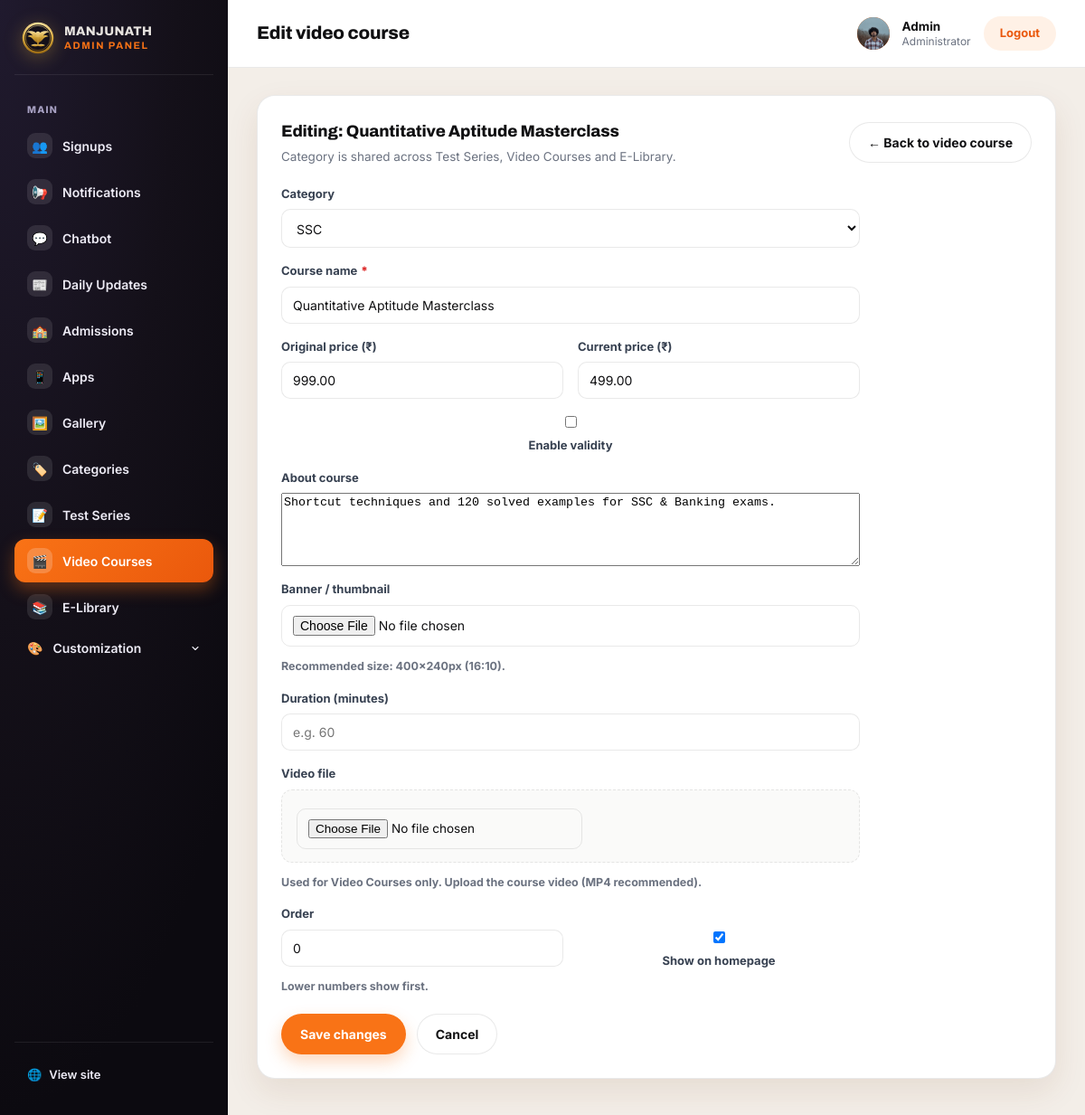
Page /panel/courses/video_course/6/edit/ (signed in) on the earlier database version.
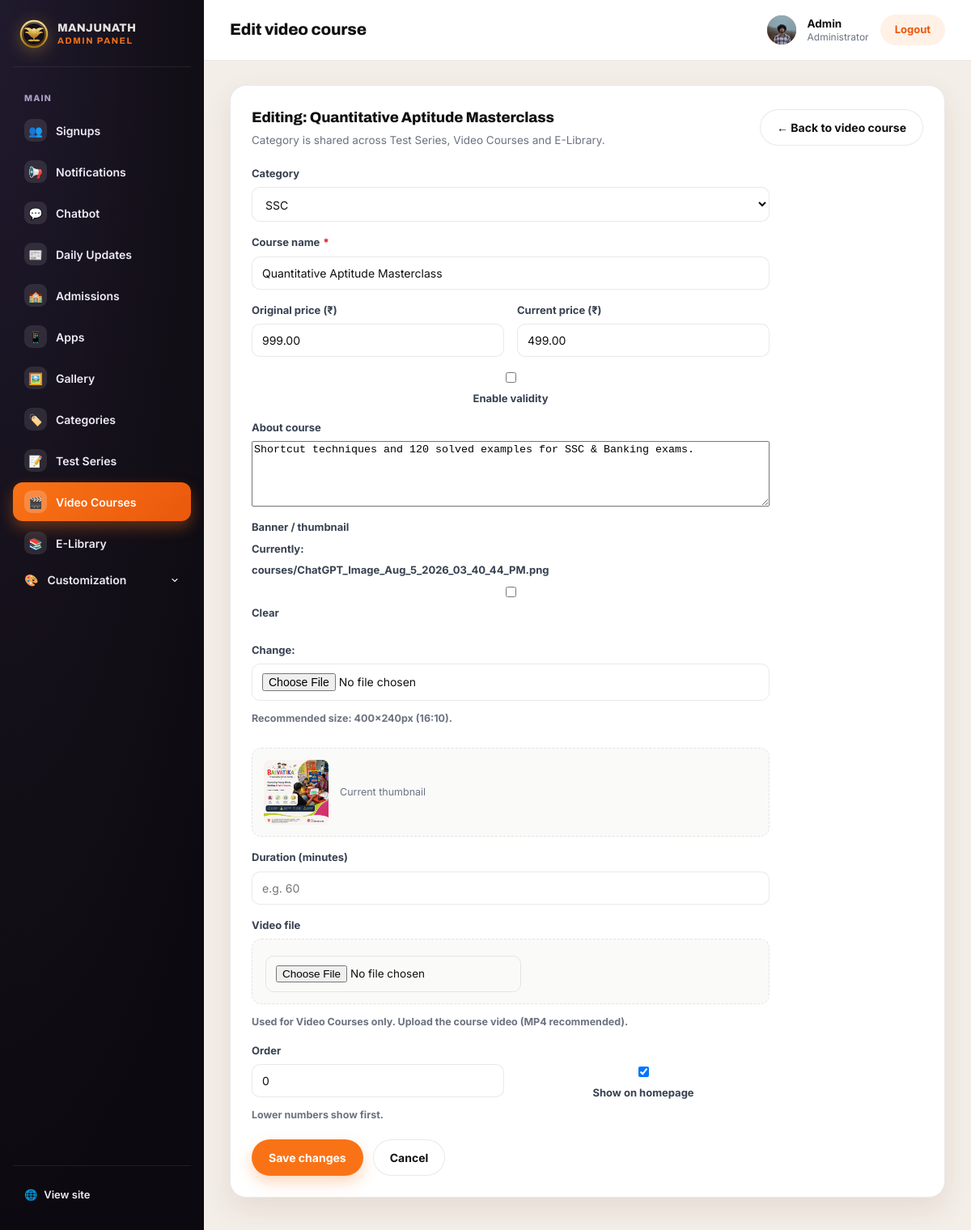
Same page on the later database version.
### myapp/models.py (models this page shows, shortened)
class Course(models.Model):
    TEST_SERIES = 'test_series'
    VIDEO_COURSE = 'video_course'
    ELIBRARY = 'elibrary'
    TYPE_CHOICES = [
        (TEST_SERIES, 'Test Series'),
        (VIDEO_COURSE, 'Video Course'),
        (ELIBRARY, 'E-Library'),
    ]
    TEST_TYPE_CHOICES = [
        ('mock_test', 'Mock Test'),
        ('practice_test', 'Practice Test'),
        ('sectional_test', 'Sectional Test'),
        ('sample_papers', 'Sample Papers'),
        ('previous_year_paper', 'Previous Year Paper'),
    ]
    VALIDITY_DAYS = 'days'
    VALIDITY_MONTHS = 'months'
    VALIDITY_UNIT_CHOICES = [
        (VALIDITY_DAYS, 'Days'),
        (VALIDITY_MONTHS, 'Months'),
    ]
    course_type = models.CharField(max_length=20, choices=TYPE_CHOICES)
    category = models.ForeignKey(Category, on_delete=models.SET_NULL, null=True, blank=True, related_name='courses')
    name = models.CharField(max_length=200, verbose_name='Course name')
    test_type = models.CharField(max_length=20, choices=TEST_TYPE_CHOICES, blank=True, help_text='Used for Test Series only — e.g. Mock Test, Practice Test.')
    original_price = models.DecimalField(max_digits=8, decimal_places=2, default=0)
    current_price = models.DecimalField(max_digits=8, decimal_places=2, default=0)
    enable_validity = models.BooleanField(default=False, help_text='Turn on if access to this course expires after a validity period')
    validity_value = models.PositiveIntegerField(null=True, blank=True, help_text='Length of access, e.g. 6')
    validity_unit = models.CharField(max_length=10, choices=VALIDITY_UNIT_CHOICES, default=VALIDITY_MONTHS, blank=True)
    about = models.TextField(blank=True, verbose_name='About course')
    thumbnail = models.ImageField(upload_to='courses/', blank=True, null=True, help_text='Recommended size: 400×240px (16:10).')
    pdf_file = models.FileField(upload_to='elibrary_pdfs/', blank=True, null=True, help_text='Used for E-Library only. Upload the book/notes as a PDF.')
    video_file = models.FileField(upload_to='course_videos/', blank=True, null=True, help_text='Used for Video Courses only. Upload the course video (MP4 recommended).')
    duration_minutes = models.PositiveIntegerField(null=True, blank=True, help_text='Video length in minutes (Video Course) or time limit in minutes (Test Series).')
    author = models.CharField(max_length=150, blank=True, help_text='Used for E-Library only.')
    pages = models.PositiveIntegerField(null=True, blank=True, help_text='Used for E-Library only — number of pages.')
    order = models.PositiveIntegerField(default=0)
    is_active = models.BooleanField(default=True)
    created_at = models.DateTimeField(auto_now_add=True)
    class Meta:
        ordering = ['order', '-created_at']

### myapp/views.py (the view)
# urls.py: path('panel/courses/<str:course_type>/<int:pk>/edit/', views.panel_course_edit, name='panel_course_edit'),
@login_required(login_url='login')
@user_passes_test(_is_staff, login_url='login')
def panel_course_edit(request, course_type, pk):
    _course_type_or_404(course_type)
    course = get_object_or_404(Course, pk=pk, course_type=course_type)
    if request.method == 'POST':
        form = CourseForm(request.POST, request.FILES, instance=course)
        if form.is_valid():
            form.save()
            messages.success(request, 'Course updated.')
            return redirect('panel_course_list', course_type=course_type)
    else:
        form = CourseForm(instance=course)
    return render(request, 'myapp/panel/course_form.html', {
        'form': form, 'is_new': False, 'course': course, 'course_type': course_type, 'type_label': COURSE_TYPE_LABELS[course_type],
    })

### myapp/forms.py
class CourseForm(forms.ModelForm):
    class Meta:
        model = Course
        fields = (
            'category', 'name', 'test_type', 'original_price', 'current_price',
            'enable_validity', 'validity_value', 'validity_unit',
            'about', 'thumbnail', 'pdf_file', 'video_file',
            'duration_minutes', 'author', 'pages',
            'order', 'is_active',
        )
        widgets = {
            'name': forms.TextInput(attrs={'placeholder': 'e.g. SSC CGL Complete Test Series'}),
            'about': forms.Textarea(attrs={'rows': 5, 'placeholder': 'What this course covers'}),
            'order': forms.NumberInput(attrs={'min': 0}),
            'validity_value': forms.NumberInput(attrs={'min': 1, 'placeholder': 'e.g. 6'}),
            'duration_minutes': forms.NumberInput(attrs={'min': 1, 'placeholder': 'e.g. 60'}),
            'author': forms.TextInput(attrs={'placeholder': 'e.g. R.S. Aggarwal'}),
            'pages': forms.NumberInput(attrs={'min': 1, 'placeholder': 'e.g. 120'}),
        }
        help_texts = {
            'order': 'Lower numbers show first.',
        }

### myapp/models.py (called while the page is built)
    def __str__(self):
        return self.name

### myapp/templates/myapp/panel/course_form.html (shortened to what this page needs)
{% extends "myapp/panel/base.html" %}
{% block page_title %}{% if is_new %}Add {{ type_label|lower }}{% else %}Edit {{ type_label|lower }}{% endif %}{% endblock %}
{% block content %}
<div class="panel-card">
  <div class="panel-card-head">
    <div>
      <h2>{% if is_new %}Add a new {{ type_label|lower }}{% else %}Editing: {{ course.name }}{% endif %}</h2>
      <p>Category is shared across Test Series, Video Courses and E-Library.</p>
    </div>
    <a class="btn btn-ghost" href="{% url 'panel_course_list' course_type %}">← Back to {{ type_label|lower }}</a>
  </div>
  <form class="panel-form" method="post" enctype="multipart/form-data" novalidate>
    <label><span class="panel-label-text">Category</span>
      {{ form.category }}
    </label>
    <label><span class="panel-label-text">Course name <span class="req">*</span></span>
      {{ form.name }}
    </label>
    <div class="panel-form-row course-form-row">
      <label><span class="panel-label-text">Original price (₹)</span>
        {{ form.original_price }}
      </label>
      <label><span class="panel-label-text">Current price (₹)</span>
        {{ form.current_price }}
      </label>
    </div>
    <label class="panel-form-check">{{ form.enable_validity }} Enable validity</label>
    <label><span class="panel-label-text">About course</span>
      {{ form.about }}
    </label>
    <label><span class="panel-label-text">Banner / thumbnail</span>
      {{ form.thumbnail }}
      <p class="custom-help">{{ form.thumbnail.help_text }}</p>
    </label>
    {% if course.thumbnail %}
      <div class="course-preview">
        <img src="{{ course.thumbnail.url }}" alt="Current thumbnail">
        <span class="course-preview-label">Current thumbnail</span>
      </div>
    {% endif %}
    {% if course_type == 'video_course' %}
    <label><span class="panel-label-text">Duration (minutes)</span>
      {{ form.duration_minutes }}
    </label>
    <label><span class="panel-label-text">Video file {% if is_new %}<span class="req">*</span>{% endif %}</span>
      <div class="file-field-box">{{ form.video_file }}</div>
      <p class="custom-help">{{ form.video_file.help_text }}{% if course.video_file %} Uploading a new file replaces the current one.{% endif %}</p>
    </label>
    {% endif %}
    <div class="panel-form-row course-form-row">
      <label><span class="panel-label-text">Order</span>
        {{ form.order }}
        <p class="custom-help">{{ form.order.help_text }}</p>
      </label>
      <label class="panel-form-check" style="margin-top:26px">
        {{ form.is_active }} Show on homepage
      </label>
    </div>
    <div class="panel-form-actions">
      <button type="submit" class="btn btn-primary">{% if is_new %}Add {{ type_label|lower }}{% else %}Save changes{% endif %}</button>
      <a class="btn btn-ghost" href="{% url 'panel_course_list' course_type %}">Cancel</a>
    </div>
  </form>
</div>
{% endblock %}

Differences in the rows shown:
changed Course "Quantitative Aptitude Masterclass": thumbnail: picture added
Other differences:
form field thumbnail: (not shown) → "☐"
text now shown: "Currently: courses/ChatGPT_Image_Aug_5_2026_03_40_44_PM.png Clear Change: Current thumbnail"
